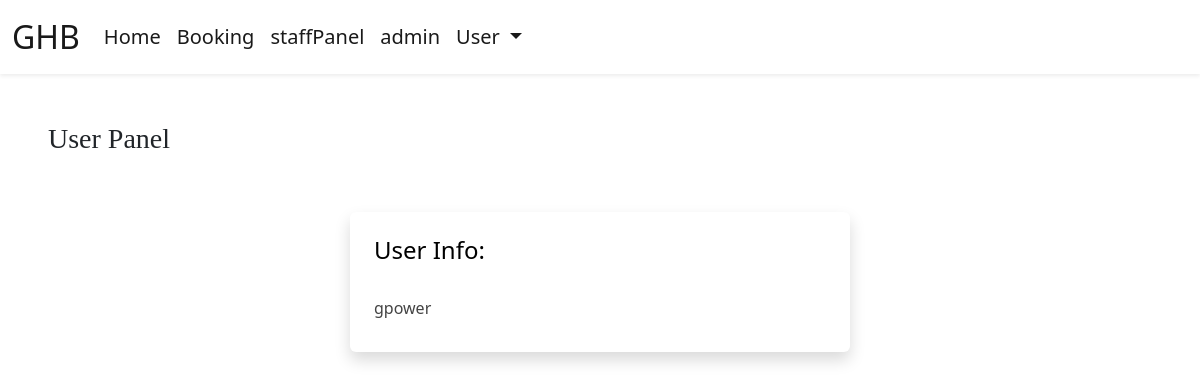
Before: /user-panel (signed in) with the older database file.
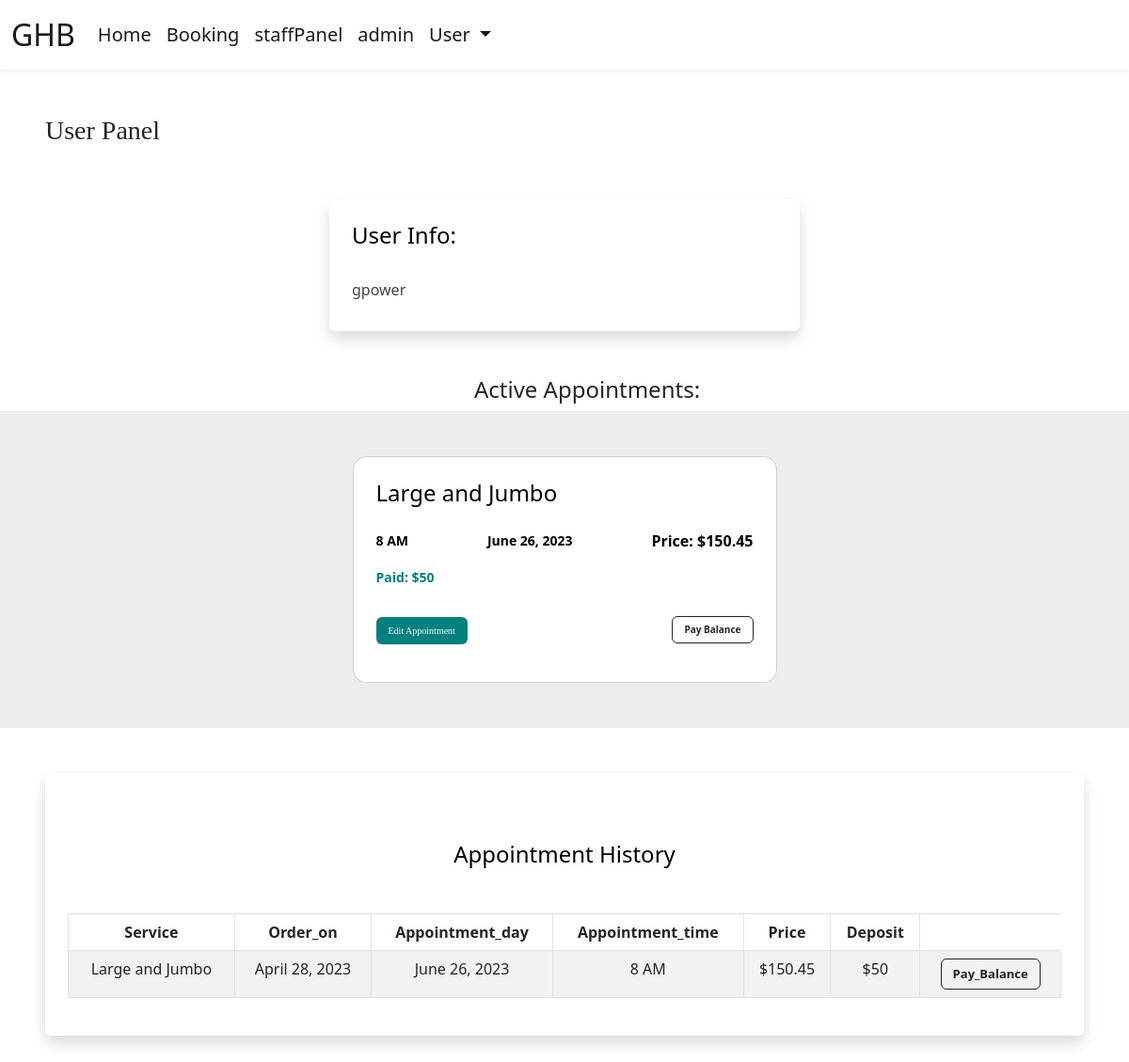
After: the same page with the newer database file.
### book/models.py (models this page shows, shortened)
class Appointment(models.Model):
    user = models.ForeignKey(User, on_delete=models.CASCADE, null=True, blank=True)
    name = models.CharField(max_length=225, blank=True, null=True)
    service = models.CharField(max_length=50)
    day = models.DateField(default=datetime.now)
    time = models.CharField(max_length=10, choices=TIME_CHOICES, default="8 AM")
    deposit = models.IntegerField(null=True)
    price = models.DecimalField(max_digits=5, decimal_places=2, blank=True, null=True)
    time_ordered = models.DateTimeField(default=datetime.now)
    update_count = models.IntegerField(default=0, null=False)

### book/views.py (the view)
# urls.py: path('user-panel', views.userPanel, name='userPanel'),
@login_required
def userPanel(request):
    user = request.user
    now = datetime.now().date()
    appointments = Appointment.objects.filter(user=user,).order_by('-day', 'time')
    return render(request, 'userPanel.html', {
        'user':user,
        'appointments':appointments,
        'now': now,
    })

### templates/userPanel.html (shortened to what the changed rows need)
{% extends 'layout.html' %}
{% load static %}
{% block body %}
{% if user.is_authenticated %}
<h3 style="font-family: Trebuchet MS;" class=" ms-5 mt-5 ">User Panel</h3>
<div style="display: flex; justify-content:center">
    <div class="container shadow p-4 mb-5 bg-body bg-body rounded text-black  m-5" style="max-width: 500px; margin: 0 auto;">
    </div>
</div>
    {% if appointments.count > 0 %}
        <h4 style="display: flex; justify-content: center" class="ms-5">Active Appointments:</h4>
        {% for appointment in appointments %}
            {% if appointment.day >= now %}
            <section class="" style="background-color: #eee;">
                <div class="container py-5">
                    <div class="row d-flex justify-content-center align-items-center">
                        <div class="col col-md-9 col-lg-7 col-xl-5">
                            <div class="card" style="border-radius: 15px;">
                                <div class="card-body p-4 text-black">
                                    <div>
                                        <h4 class="mb-4">{{ appointment.service }}</h4>
                                        <div class="d-flex align-items-center justify-content-between mb-3">
                                            <p style="font-weight: 600;" class="small mb-0">{{ appointment.time }}</p>
                                            <p style="font-weight: 600;" class="small mb-0">{{ appointment.day }}</p>
                                            <p class="fw-bold mb-0">Price: ${{ appointment.price }}</p>
                                        </div>
                                        <div class="d-flex align-items-center justify-content-between mb-3">
                                            <p style="color: teal; font-weight: 700" class="small mb-0">Paid: ${{ appointment.deposit }}</p>
                                        </div>
                                        <div class="d-flex align-items-center justify-content-between mb-3" style="display: flex;">
                                            <a style="background-color: teal; font-family: Trebuchet MS; font-size: 10px;"  class="btn text-white mt-3 fPersian" href="{% url 'userUpdate' appointment.id %}">Edit Appointment</a>
                                            {% if appointment.deposit != appointment.price %}
                                            <p class="small mb-0"><a href="{% url 'paymentUpdate' appointment.id %}"><button style="font-weight:900; font-size: 10px; margin-top: 14px" class="btn btn-outline-dark">Pay Balance</button></a></p>
                                            {% endif %}
                                        </div>
                                </div>
                            </div>
                        </div>
                    </div>
                </div>
            </section>
            {% endif %}
        {% endfor %}
    {% endif %}
    {% if appointments.count > 0 %}
        <div class="mt-5 " style="margin-bottom: 200px;">
            <div class="shadow p-4 mb-5 bg-body bg-body rounded text-black  m-5 ">
                <h4 class="text-center mt-5 mb-5">Appointment History</h4>
                <div class="table-responsive">
                    <table class="table table-bordered table-striped table-hover mx-auto">
                        <thead>
                        <tr>
                            <th class="text-center" scope="col">Service</th>
                            <th class="text-center" scope="col">Order_on</th>
                            <th class="text-center" scope="col">Appointment_day</th>
                            <th class="text-center" scope="col">Appointment_time</th>
                            <th class="text-center" scope="col">Price</th>
                            <th class="text-center" scope="col">Deposit</th>
                        </tr>
                        </thead>
                        <tbody id="myTable">
                        {% for appointment in appointments %}
                        <tr>
                            <td class="text-center">{{ appointment.service }}</td>
                            <td class="text-center">{{ appointment.time_ordered.date }}</td>
                            <td class="text-center">{{ appointment.day }}</td>
                            <td class="text-center">{{ appointment.time}}</td>
                            <td class="text-center">${{ appointment.price }}</td>
                            <td class="text-center">${{ appointment.deposit }}</td>
                            {% if appointment.deposit == appointment.price %}
                            <td></td>
                            {% else %}
                            <td class="text-center"><a href="{% url 'paymentUpdate' appointment.id %}"><button style="font-size: small; font-weight:700" class="btn btn-outline-dark">Pay_Balance</button></a></td>
                            {% endif %}
                        </tr>
                        {% endfor %}
                        </tbody>
                    </table>
                    </div>
            </div>
        </div>
    {% endif %}
{% else %}
<div class="shadow p-4 mb-5 bg-body bg-body rounded text-black  m-5">
    <h1 class="p-2  ms-3">First Sign in!</h1>
    <a style="background-color: teal; color: #fff; font-family: Trebuchet MS;" href="{% url 'login' %}" class="btn btn-primary text-white">Sign in</a>
</div>
{% endif %}
{% endblock %}

Changed rows visible on the page:
added Appointment: service "Large and Jumbo", time "8 AM", day "June 26, 2023", price "150.45", deposit "50", shows "Pay Balance", time_ordered "April 28, 2023", shows "Pay_Balance"
Other visible differences:
text now shown: "Active Appointments: Appointment History Service Order_on Appointment_day Appointment_time Price Deposit"
